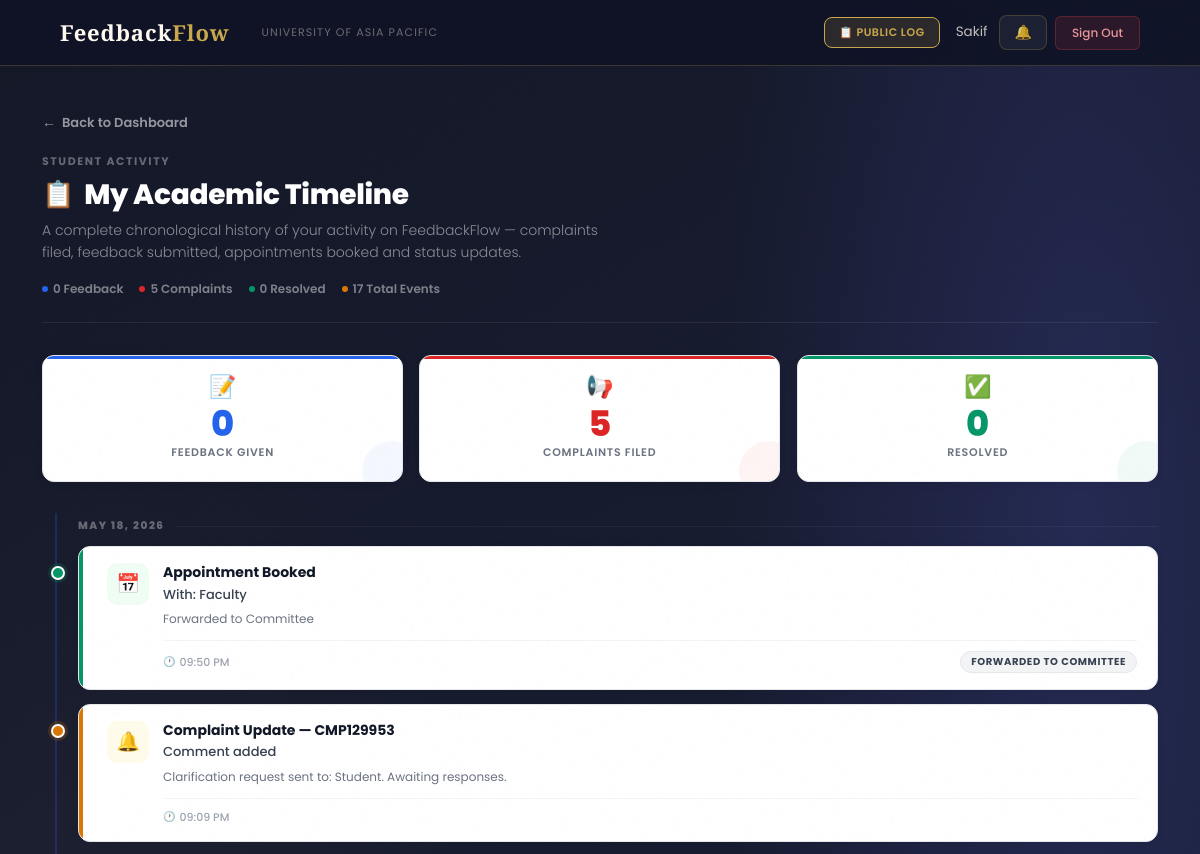
Before: /timeline/ (signed in, upper part) with the older database file.
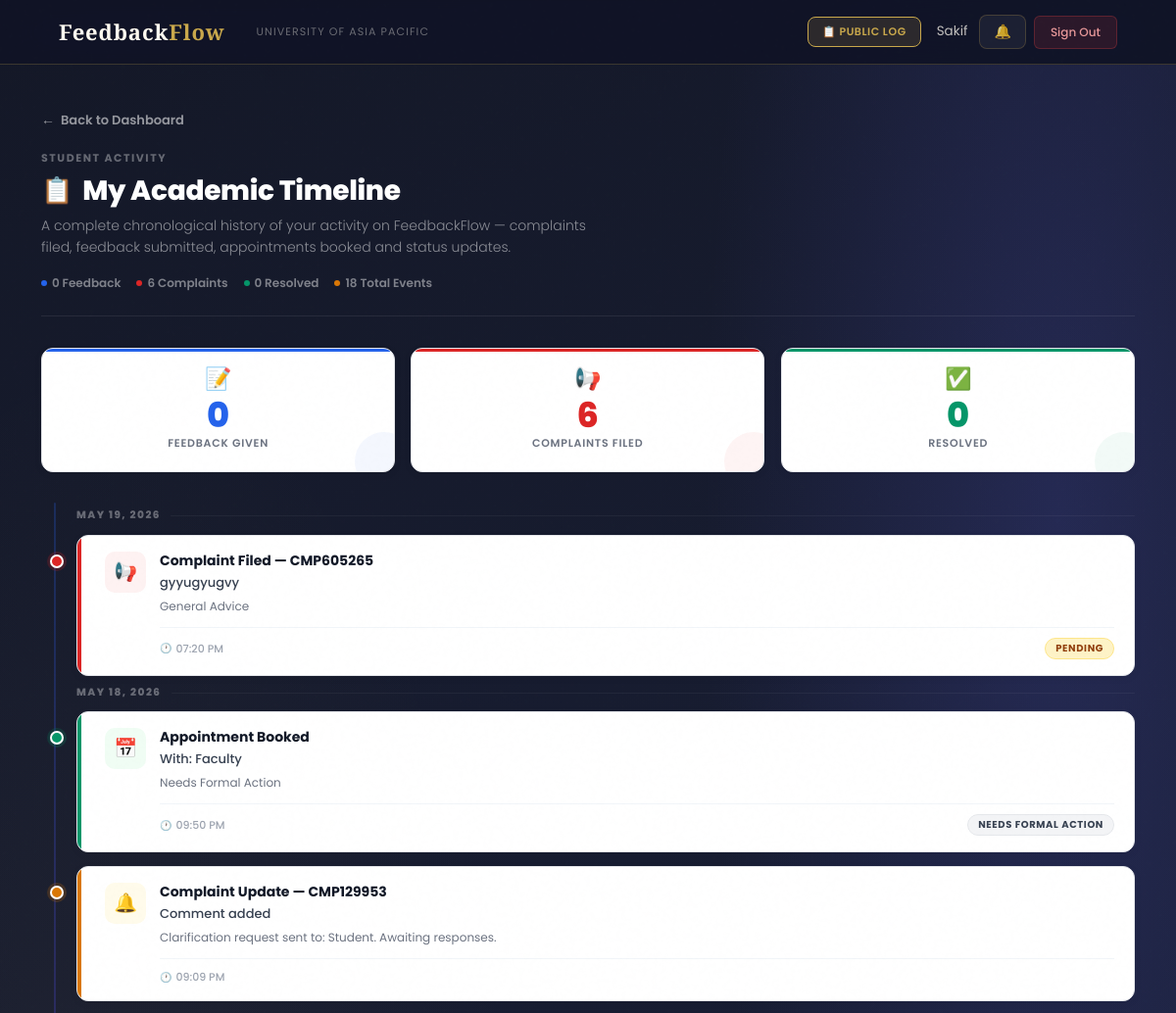
After: the same page with the newer database file.
### users/models.py (models this page shows, shortened)
class Appointment(models.Model):
    STATUS_CHOICES = [
        ('Pending',                'Pending'),
        ('Forwarded to Committee', 'Forwarded to Committee'),
        ('Meeting Scheduled',      'Meeting Scheduled'),
        ('Rejected by Committee',  'Rejected by Committee'),
        ('Resolved Informally',    'Resolved Informally'),    # NEW
        ('Needs Formal Action',    'Needs Formal Action'),    # NEW
        ('Closed',                 'Closed'),
    ]
    OUTCOME_CHOICES = [
        ('Pending',             'Pending — No outcome yet'),
        ('Resolved Informally', 'Resolved Informally — Case closed'),
        ('Needs Formal Action', 'Needs Formal Action — Student should file complaint'),
    ]
    DEPARTMENT_CHOICES = (
        ('DBA',          'Department of Business Administration (DBA)'),
        ('CSE',          'Department of Computer Science and Engineering (CSE)'),
        ('CE',           'Department of Civil Engineering (CE)'),
        ('EEE',          'Department of Electrical and Electronic Engineering (EEE)'),
        ('Pharmacy',     'Department of Pharmacy'),
        ('Law',          'Department of Law and Human Rights'),
        ('English',      'Department of English'),
        ('Architecture', 'Department of Architecture'),
    )
    COMMITTEE_CHOICES = [
        ('Harassment Committee', 'Harassment Committee'),
        ('Proctorial Committee', 'Proctorial Committee'),
    ]
    INCIDENT_TYPE_CHOICES = [
        ('Harassment',      'Harassment'),
        ('Bullying',        'Bullying'),
        ('Discrimination',  'Discrimination'),
        ('Faculty Misconduct', 'Faculty Misconduct'),
        ('Mental Pressure', 'Mental Pressure'),
        ('Abuse',           'Abuse'),
        ('Other',           'Other'),
    ]
    student          = models.ForeignKey('User', on_delete=models.CASCADE, related_name='appointments')
    name             = models.CharField(max_length=100)
    roll_number      = models.CharField(max_length=20)
    appointment_with = models.CharField(max_length=50, choices=COMMITTEE_CHOICES, default='Harassment Committee')
    department       = models.CharField(max_length=100, choices=DEPARTMENT_CHOICES)
    incident_type    = models.CharField(max_length=50, choices=INCIDENT_TYPE_CHOICES, default='Other')
    description      = models.TextField()
    meeting_location = models.CharField(max_length=200, blank=True, null=True,
        help_text='e.g. Room 204, Admin Block / Google Meet link')
    outcome          = models.CharField(max_length=30, choices=OUTCOME_CHOICES, default='Pending')
    converted_to_complaint = models.ForeignKey(
        'complaints.Complaint',
        on_delete=models.SET_NULL,
        null=True, blank=True,
        related_name='from_appointment'
    )
    status     = models.CharField(max_length=50, choices=STATUS_CHOICES, default='Pending')
    created_at = models.DateTimeField(auto_now_add=True)
    class Meta:
        ordering            = ['-created_at']
        verbose_name        = 'Appointment'
        verbose_name_plural = 'Appointments'

### complaints/models.py (models this page shows, shortened)
class Complaint(models.Model):
    COMPLAINT_TYPE_CHOICES = (
        ('Faculty',  'Complaint about Faculty'),
        ('HOD',      'Complaint about HOD'),
        ('Staff',    'Complaint about Staff'),
        ('Facility', 'Facility Issue'),
        ('Advice',   'General Advice'),
        ('Opinion',  'Opinion/Suggestion'),
    )
    STATUS_CHOICES = (
        ('Pending',             'Pending Review'),
        ('Under Investigation', 'Under Investigation'),
        ('Findings Submitted',  'Findings Submitted'),
        ('Resolved',            'Resolved'),
        ('Escalated',           'Escalated to Higher Authority'),
    )
    PRIORITY_CHOICES = (
        ('Low',    'Low'),
        ('Medium', 'Medium'),
        ('High',   'High'),
        ('Urgent', 'Urgent'),
    )
    student             = models.ForeignKey(settings.AUTH_USER_MODEL, on_delete=models.CASCADE, related_name='complaints_submitted')
    complaint_type      = models.CharField(max_length=20, choices=COMPLAINT_TYPE_CHOICES)
    resolution_deadline = models.DateField(null=True, blank=True, help_text='Deadline for resolving this complaint')
    subject             = models.CharField(max_length=200)
    description         = models.TextField()
    faculty_concerned   = models.ForeignKey(
        settings.AUTH_USER_MODEL, on_delete=models.SET_NULL,
        null=True, blank=True, related_name='complaints_against',
        limit_choices_to={'role__in': ['Faculty', 'HOD', 'Staff']}
    )
    location          = models.CharField(max_length=200, blank=True, null=True)
    status            = models.CharField(max_length=30, choices=STATUS_CHOICES, default='Pending')
    priority          = models.CharField(max_length=10, choices=PRIORITY_CHOICES, default='Medium')
    assigned_to       = models.ForeignKey(settings.AUTH_USER_MODEL, on_delete=models.SET_NULL, null=True, blank=True, related_name='complaints_assigned')
    is_anonymous      = models.BooleanField(default=False)
    final_action_note = models.TextField(blank=True, null=True)
    submitted_at      = models.DateTimeField(auto_now_add=True)
    updated_at        = models.DateTimeField(auto_now=True)
    resolved_at       = models.DateTimeField(null=True, blank=True)
    tracking_id       = models.CharField(max_length=20, unique=True, editable=False)
    class Meta:
        ordering        = ['-submitted_at']
        verbose_name    = 'Complaint'
        verbose_name_plural = 'Complaints'

### users/views.py (the view, shortened to what this page needs)
# urls.py: path('timeline/', views.academic_timeline, name='academic_timeline'),
@login_required
def academic_timeline(request):
    if request.user.role != 'Student':
        messages.error(request, 'Access denied.')
        return redirect('login')
    from complaints.models import Complaint, ComplaintUpdate
    from feedback.models import Feedback
    from users.models import Appointment, Notification
    timeline_items = []
    for c in Complaint.objects.filter(student=request.user).order_by('-submitted_at'):
        timeline_items.append({
            'type': 'complaint',
            'date': c.submitted_at,
            'title': f'Complaint Filed — {c.tracking_id}',
            'subtitle': c.subject,
            'detail': c.get_complaint_type_display(),
            'status': c.status,
            'link': f'/complaints/detail/{c.id}/',
            'icon': '📢',
            'color': 'red',
        })
    for u in ComplaintUpdate.objects.filter(
        complaint__student=request.user
    ).order_by('-created_at'):
        timeline_items.append({
            'type': 'update',
            'date': u.created_at,
            'title': f'Complaint Update — {u.complaint.tracking_id}',
            'subtitle': u.status_changed_to if u.status_changed_to else 'Comment added',
            'detail': u.comment[:100] if u.comment else '',
            'status': u.status_changed_to or '',
            'link': f'/complaints/detail/{u.complaint.id}/',
            'icon': '🔔',
            'color': 'amber',
        })
    for a in Appointment.objects.filter(student=request.user).order_by('-created_at'):
        timeline_items.append({
            'type': 'appointment',
            'date': a.created_at,
            'title': f'Appointment Booked',
            'subtitle': f'With: {a.faculty.full_name if hasattr(a, "faculty") and a.faculty else "Faculty"}',
            'detail': a.status,
            'status': a.status,
            'link': '',
            'icon': '📅',
            'color': 'green',
        })
    timeline_items.sort(key=lambda x: x['date'], reverse=True)
    context = {
        'page_title': 'My Academic Timeline',
        'timeline_items': timeline_items,
        'total': len(timeline_items),
        'complaints_count': Complaint.objects.filter(student=request.user).count(),
        'feedback_count': Feedback.objects.filter(student=request.user).count(),
        'resolved_count': Complaint.objects.filter(student=request.user, status='Resolved').count(),
    }
    return render(request, 'users/academic_timeline.html', context)

### users/context_processors.py (called while the page is built)
def notifications_count(request):
    if request.user.is_authenticated:
        from users.models import Notification, Announcement
        count = Notification.objects.filter(
            recipient=request.user,
            is_read=False
        ).count()
        active_announcements = []
        for ann in Announcement.objects.filter(is_active=True).order_by('-created_at')[:10]:
            if ann.is_visible_to(request.user):
                active_announcements.append(ann)
            if len(active_announcements) >= 3:
                break
        return {
            'unread_notifications_count': count,
            'active_announcements': active_announcements,
        }
    return {'unread_notifications_count': 0, 'active_announcements': []}

### users/models.py (called while the page is built)
    def get_short_name(self):
        return self.full_name.split()[0] if self.full_name else self.email

### users/templates/users/academic_timeline.html (shortened to what the changed rows need)
{% extends 'users/base.html' %}
{% block content %}
<div class="container mt-4 timeline-page-wrap">
    <div class="timeline-page-header">
        <div class="timeline-header-meta">
            <span class="timeline-meta-pill">
                <span class="timeline-meta-dot blue"></span>
                {{ feedback_count }} Feedback
            </span>
            <span class="timeline-meta-pill">
                <span class="timeline-meta-dot red"></span>
                {{ complaints_count }} Complaints
            </span>
            <span class="timeline-meta-pill">
                <span class="timeline-meta-dot green"></span>
                {{ resolved_count }} Resolved
            </span>
            <span class="timeline-meta-pill">
                <span class="timeline-meta-dot amber"></span>
                {{ total }} Total Events
            </span>
        </div>
    </div>
    <div class="timeline-stat-row">
        <div class="timeline-stat-box red">
            <span class="timeline-stat-icon">📢</span>
            <span class="timeline-stat-num">{{ complaints_count }}</span>
            <span class="timeline-stat-label">Complaints Filed</span>
        </div>
    </div>
    {% if timeline_items %}
    <div class="timeline-wrapper">
        {% regroup timeline_items by date|date:"M d, Y" as grouped_items %}
        {% for group in grouped_items %}
        <div class="timeline-date-group">
            <div class="timeline-date-label">{{ group.grouper }}</div>
            {% for item in group.list %}
            <div class="timeline-item color-{{ item.color }}">
                {% if item.link %}
                <a href="{{ item.link }}" class="timeline-card">
                {% else %}
                <div class="timeline-card">
                {% endif %}
                    <div class="timeline-card-inner">
                        <div class="timeline-icon">{{ item.icon }}</div>
                        <div class="timeline-card-content">
                            <span class="timeline-card-title">
                                {{ item.title }}
                            </span>
                            <span class="timeline-card-subtitle">
                                {{ item.subtitle }}
                            </span>
                            {% if item.detail %}
                            <span class="timeline-card-detail">
                                {{ item.detail }}
                            </span>
                            {% endif %}
                            <div class="timeline-card-footer">
                                <span class="timeline-card-time">
                                    {{ item.date|date:"h:i A" }}
                                </span>
                                {% if item.status %}
                                <span class="timeline-badge
                                    {% if item.status == 'Pending' %}badge-pending
                                    {% elif item.status == 'Resolved' %}badge-resolved
                                    {% elif item.status == 'Escalated' %}badge-escalated
                                    {% elif item.status == 'Under Investigation' %}badge-investigating
                                    {% elif item.status == 'Findings Submitted' %}badge-findings
                                    {% elif item.status == 'Submitted' %}badge-submitted
                                    {% elif item.status == 'Approved' %}badge-approved
                                    {% else %}badge-default
                                    {% endif %}">
                                    {{ item.status }}
                                </span>
                                {% endif %}
                            </div>
                        </div>
                    </div>
                {% if item.link %}
                </a>
                {% else %}
                </div>
                {% endif %}
            </div>
            {% endfor %}
        </div>
        {% endfor %}
    </div>
    {% endif %}
</div>
{% endblock %}

Changed rows visible on the page:
added Complaint: subtitle "gyyugyugvy", date "07:20 PM", status "PENDING"
changed Appointment "09:50 PM": status "Forwarded to Committee" → "Needs Formal Action" (drawn)
Other visible differences:
{{ complaints_count }}: "5" → "6"
{{ total }}: "17" → "18"
new list line: "MAY 19, 2026 📢 Complaint Filed — CMP605265 General Advice"
list line gone: "📅 Appointment Booked With: Faculty"
new list line: "📅 Appointment Booked With: Faculty"
list line gone: "Forwarded to Committee 09:50 PM FORWARDED TO COMMITTEE"
new list line: "Needs Formal Action 09:50 PM NEEDS FORMAL ACTION"
